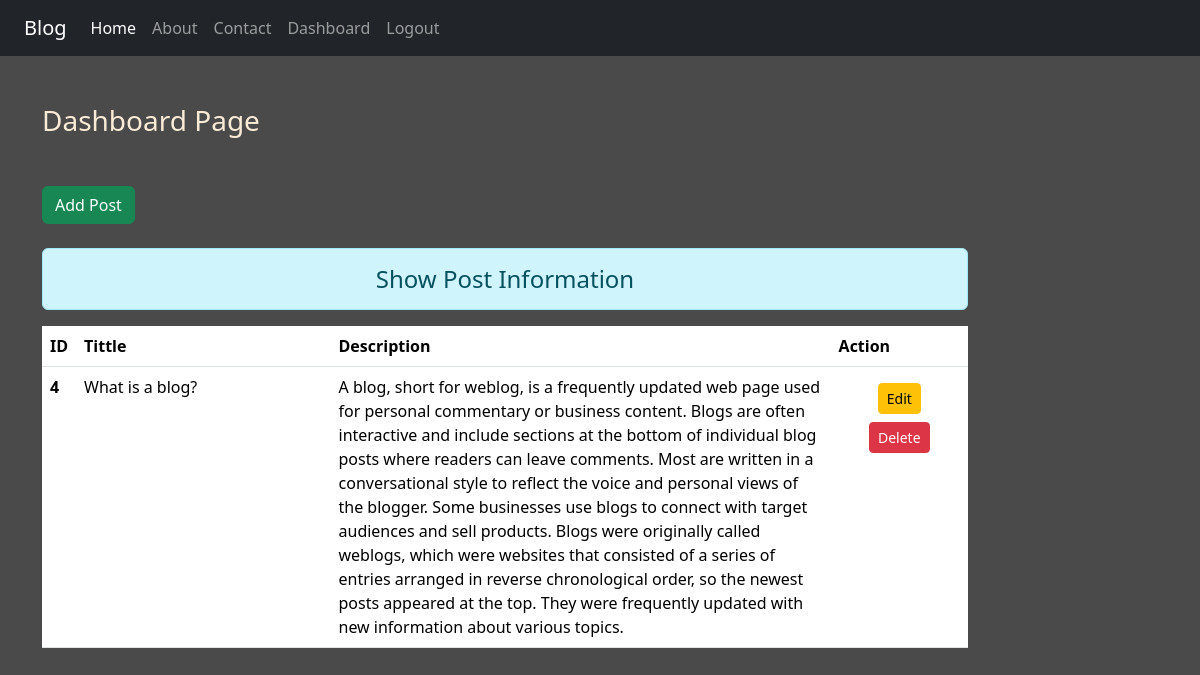
The page /dashboard/ (signed in) on the database its author committed.
### enroll/models.py (models this page shows)
class Post(models.Model):
    tittle=models.CharField(max_length=70)
    desc=models.TextField()

### enroll/views.py (the view)
# urls.py: path('dashboard/', views.dashboard,name='dashboard'),
def dashboard(request):
    if request.user.is_authenticated:
        posts=Post.objects.all()
        return render(request,'enroll/dashboard.html',{'posts':posts})
    else:
        return HttpResponseRedirect('/login/')

### enroll/templates/enroll/dashboard.html (shortened to what this page needs)
{% extends "enroll/base.html" %}
{% load static %}
{% block content %}
    <div class="col-sm-10 ">
        <h3 class=" my-5">Dashboard Page</h3>
        <a href="{% url 'addpost' %}" class="btn btn-success ">Add Post</a>
        <h4 class="text-center alert alert-info mt-4 ">Show Post Information</h4>
        {% if posts %}
        <table class="table">
            <thead>
              <tr>
                <th scope="col" style="width: 2%;">ID</th>
                <th scope="col" style="width: 28%;">Tittle</th>
                <th scope="col" style="width: 55%;">Description</th>
                <th scope="col" style="width: 15%;">Action</th>
              </tr>
            </thead>
            <tbody>
                {% for post in posts %}
              <tr>
                <th scope="row">{{post.id}}</th>
                <td>{{post.tittle}}</td>
                <td>{{post.desc}}</td>
                <td class="text-center ">
                    <a href="{% url 'updatepost' post.id %}" class="btn btn-warning btn-sm my-2">Edit</a>
                    {% if perms.blog.delete_post  %}
                    <form action="{% url 'deletepost' post.id %}" method="post" class="d-block">
                        <input type="submit" class="btn btn-danger btn-sm" value="Delete">
                    </form>
                    {% endif %}
                </td>
              </tr>
              {% endfor %}
            </tbody>
          </table>
          {% else %}
            <h4 class="text-center alert alert-warning ">No Records</h4>
          {% endif %}
    </div>
{% endblock content %}

### enroll/static/enroll/css/style1.css (style rules this page uses)
body { background-color: rgb(75, 74, 74); color: antiquewhite; }

### rows shown on the page
Post: id "4", tittle "What is a blog?", desc "A blog, short for weblog, is a frequently updated web page used for personal commentary or business content. Blogs are often interactive and include sections at the bottom of individual blog posts where readers can leave comments. Most are written in a conversational style to reflect the voice and personal views of the blogger. Some businesses use blogs to connect with target audiences and sell products. Blogs were originally called weblogs, which were websites that consisted of a series of entries arranged in reverse chronological order, so the newest posts appeared at the top. They were frequently updated with new information about various topics."
